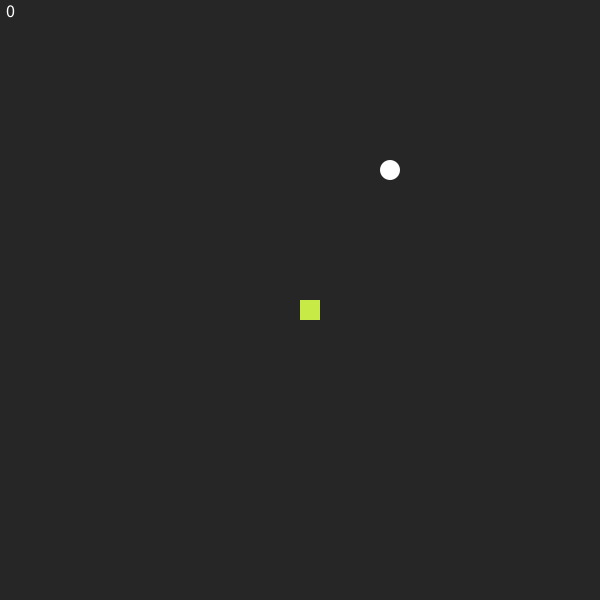
Frame 1 (no input)
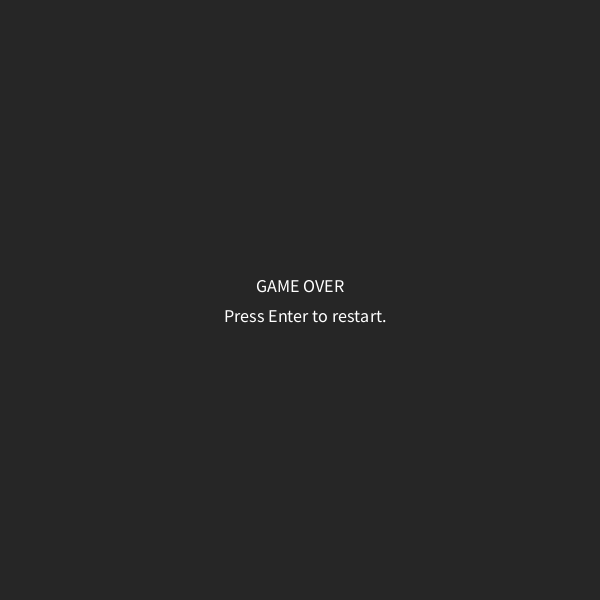
Frame 60 (the mouse pressed at the canvas centre just before this capture)
Frame 120 (the mouse held since frame 60 and released just before this capture): identical to frame 60, image omitted

The Processing sketch that drew these frames (run headless with seeded random() and noise(); from frame 60 on, the mouse is pressed at the canvas centre):

// Processing sketch: Snake_Michael
// ── Snake_Michael.pde
// Michael Lam
// June 2018
// Coding Challenge 3: Snake game created from scratch

// Creative changes:
// - Background colour changed from white to grey
// - Removed grid and shape strokes
// - Fruit are now circles instead of a square
// - Key pressed actions are reversed (player moves opposite from what they pressed)

// Declaring variables
boolean isCollision = false, up = false, down = false, left = false, right = true;
int widthOfSquare = 20;

// Declaring instances
SnakeCharacter snake = new SnakeCharacter();
Fruit fruit = new Fruit();

// Initial setup
void setup() {
  size(600, 600);
  textAlign(CENTER, CENTER);
  textSize(18);
  noStroke();
  ellipseMode(CORNER);
  frameRate(10);
  snake.setFruit(fruit.fruitPoint);
}

// Runs game
void draw() {
  background(38);
  if (!isGameOver()) { // Runs game only when isGameOver is false
    snake.create(); // Creates snake on screen
    isCollision = snake.move(); // Boolean checks if snake will continue moving
    snake.score(); // Displays number of fruit collected
    fruit.display(); // Displays fruit on screen
  } else {
    gameOver(); // Runs gameOver() if snake touches border or itself
  }
  if (isCollision) { // Creates new coordinates for fruit when snake touches it 
    fruit = new Fruit(); // Creates new fruit coordinates
    snake.setFruit(fruit.fruitPoint); // Sets fruit coordinates to the new one made above
  }
}

// Sets isGameOver to true if snake touched border or itself
boolean isGameOver() {
  return snake.isSnakeTouched() || snake.isBorderTouched();
}

// Displays Game Over screen
void gameOver() {
  fill(255);
  text("GAME OVER", 300, 285);
  text("Press Enter to restart.", 305, 315);
  if (keyCode == ENTER || keyCode == RETURN) { // Restarts game when Enter is pressed
    snake.reset();
    keyCode = ALT; // Resets keyCode to prevent game from resetting automatically upon next Game Over
  }
}

// Allows snake movement, but inhibits opposite movement
// Note: directions are reversed in this version
void keyPressed() {
  if (keyCode == UP) {
    if (!down) {
      snake.direction(0, 1);
      up = true;
      down = false;
      right = false;
      left = false;
    }
  } else if (keyCode == DOWN) {
    if (!up) {
      snake.direction(0, -1);
      down = true;
      up = false;
      right = false;
      left = false;
    }
  } else if (keyCode == LEFT) {
    if (!right) {
      snake.direction(1, 0);  
      
      down = false;
      up = false;
      left = true;
      right = false;
    }
  } else if (keyCode == RIGHT) {
    if (!left) {
      snake.direction(-1, 0);
      down = false;
      up = false;
      right = true;
      left = false;
    }
  }
}
// ── Fruit.pde
class Fruit {
  // Declaring instances
  Point fruitPoint = new Point();

  // Constructor that assigns random coordinates for the fruit 
  Fruit() {
    fruitPoint.x = (int(random(1, 30)));
    fruitPoint.y = (int(random(1, 30)));
  }

  // Displays fruit on screen
  void display() {
    fill(255);
    ellipse(fruitPoint.x*20, fruitPoint.y*20, 20, 20);
  }
}
// ── Point.pde
// Michael Lam
// June 2018
// This class serves as a coordinate system for both the Fruit and SnakeCharacter class

class Point {
  // Declaring variables
  int x, y;

  // Empty constructor used for fruit
  Point() {
  }

  // Constructor used for snake length
  Point(int tempX, int tempY) {
    x = tempX;
    y = tempY;
  }
}
// ── SnakeCharacter.pde
class SnakeCharacter {
  // Declaring variables
  int xSpeed = 1, ySpeed = 0;

  // Declaring instances and lists
  Point fruit;
  ArrayList<Point> pointList = new ArrayList<Point>();

  // Constructor that adds to snake length
  SnakeCharacter() {
    pointList.add(new Point(15, 15));
  }

  // Displays score (length of snake)
  void score() {
    fill(255);
    text(pointList.size()-1, 10, 10);
  }

  // Creates snake
  void create() {
    fill(199, 234, 70);
    for (Point point : pointList) { // Draws as many squares as fruit collected
      rect(point.x*20, point.y*20, 20, 20); // Draws snake square on a grid space
    }
  }

  // Moves snake's direction by key press
  void direction(int x, int y) {
    xSpeed = x;
    ySpeed = y;
  }

  // Boolean checks if snake will move, then draws head accordingly
  boolean move() {
    // Gets snake head from list
    Point head = pointList.get(0);

    // Gets coordinates from snake head
    int xHead = head.x;
    int yHead = head.y;

    // Calculates the position of the new snake head
    int newHeadx = xHead + xSpeed;
    int newHeady = yHead + ySpeed;

    // Creates the new snake head and adds it to the beginning of the list
    Point newHead = new Point(newHeadx, newHeady);
    pointList.add(0, newHead);

    // Removes the snake tail if there is no collision
    boolean isCollision = isFruitTouched(newHead);
    if (!isCollision) {
      pointList.remove(pointList.size() - 1);
    }
    return isCollision;
  }

  // Sets temporary fruit coordinates 
  void setFruit(Point tempFruit) {
    fruit = tempFruit;
  }

  // Boolean checks if a fruit was touched
  boolean isFruitTouched(Point snakeHead) {
    if (snakeHead.x == fruit.x && snakeHead.y == fruit.y) {
      return true;
    } else {
      return false;
    }
  }

  // Boolean checks if the border was touched
  boolean isBorderTouched() {
    if (pointList.get(0).x < 0 || pointList.get(0).y < 0 || pointList.get(0).x >= 30 || pointList.get(0).y >= 30) {
      return true;
    } 
    return false;
  }

  // Boolean checks if snake touched it self
  boolean isSnakeTouched() {
    Point snakeHead = pointList.get(0);
    for (int i = 1; i < pointList.size(); i++) {
      if (snakeHead.x == pointList.get(i).x && snakeHead.y == pointList.get(i).y) {
        return true;
      }
    }
    return false;
  }

  // Resets variables and snake length
  void reset() {
    xSpeed = 1;
    ySpeed = 0;
    pointList = new ArrayList<Point>();
    pointList.add(new Point(15, 15));
  }
}
